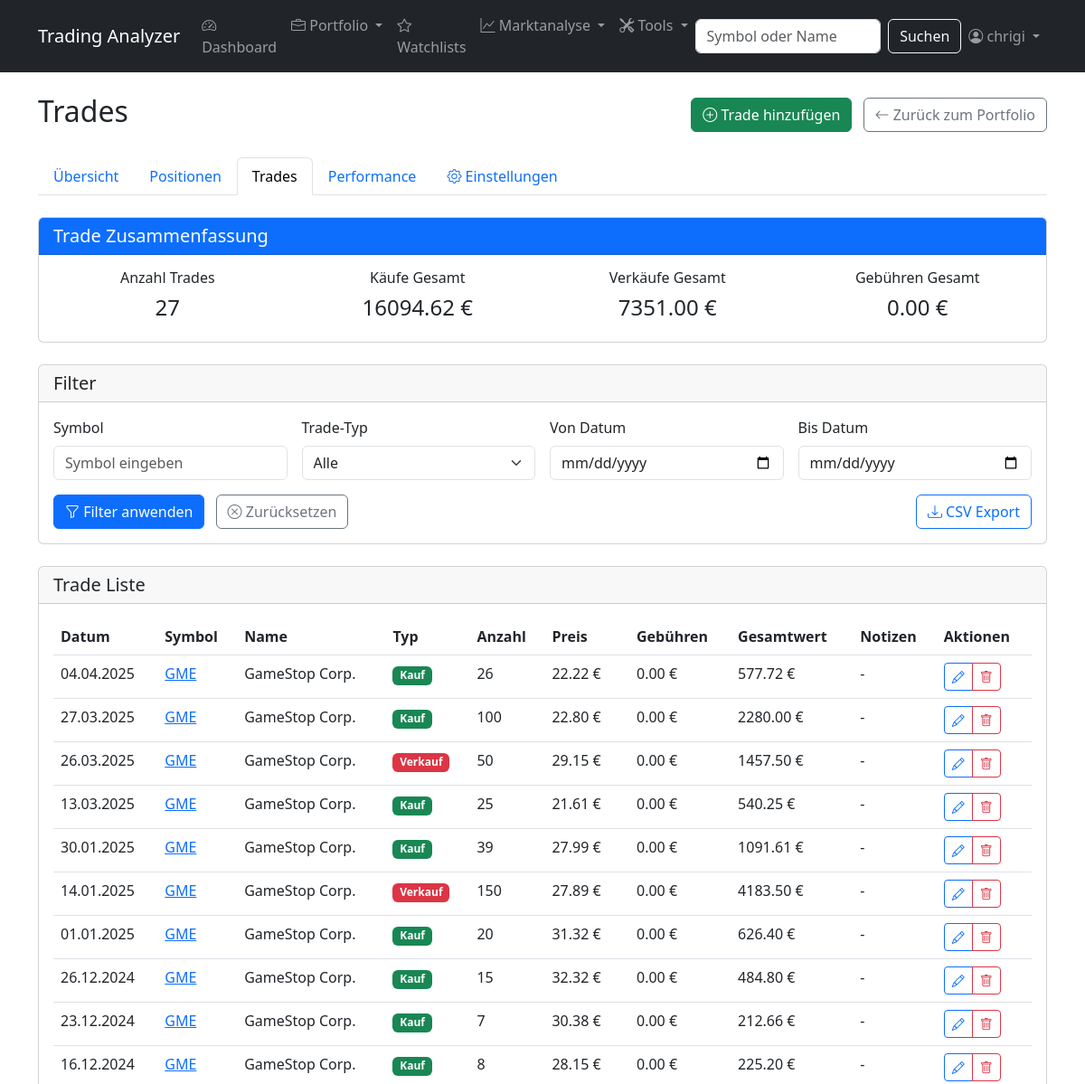
/portfolio/1/trades/ (signed in, upper part), run on an earlier commit of the app's database.
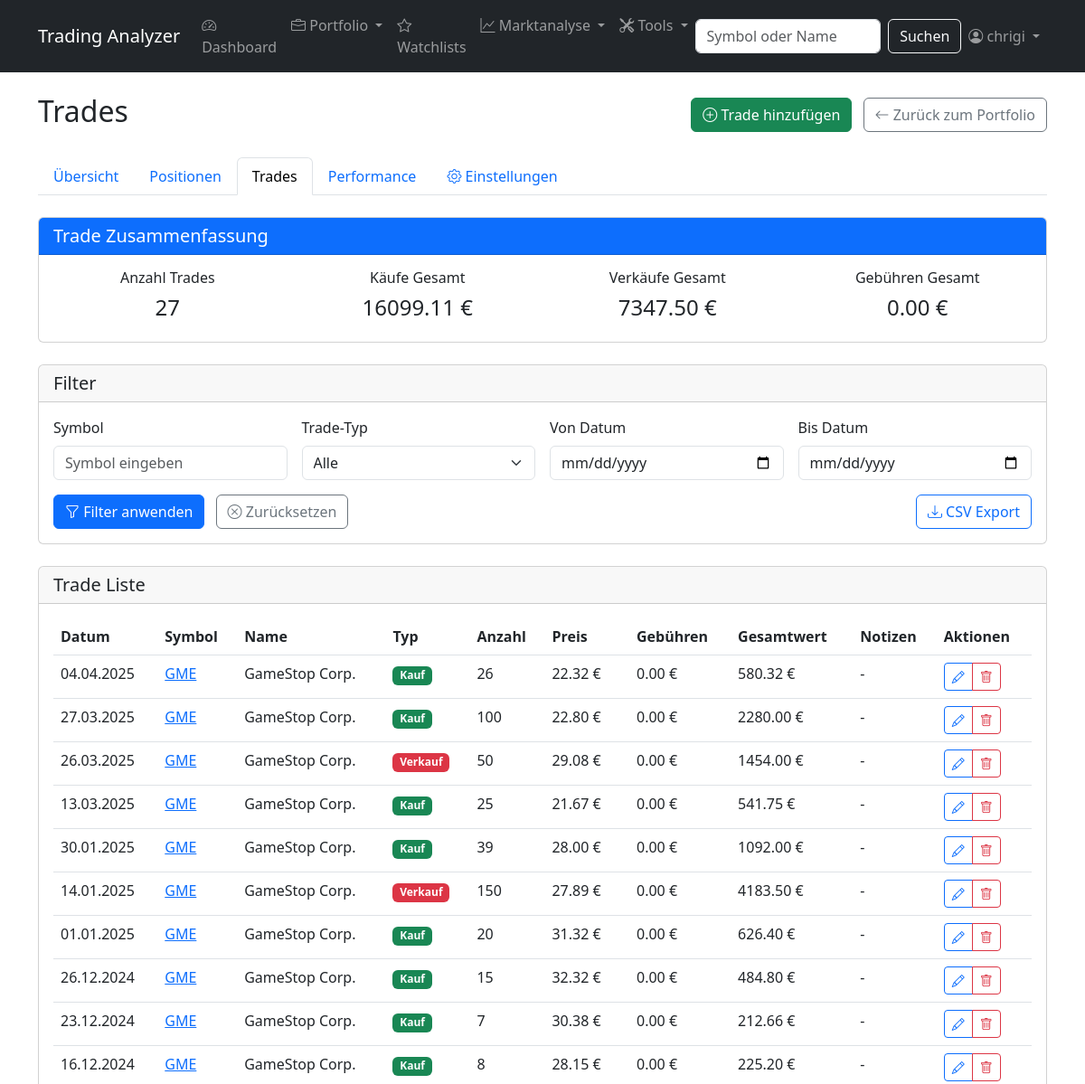
And on a later commit of the database.
### stock_analyzer/models.py (models this page shows, shortened)
class Trade(models.Model):
    TRADE_TYPES = (
        ('BUY', 'Buy'),
        ('SELL', 'Sell'),
        ('DIVIDEND', 'Dividend'),
        ('SPLIT', 'Stock Split'),
        ('TRANSFER_IN', 'Transfer In'),
        ('TRANSFER_OUT', 'Transfer Out'),
    )
    portfolio = models.ForeignKey(Portfolio, on_delete=models.CASCADE, related_name='trades')
    stock = models.ForeignKey(Stock, on_delete=models.CASCADE, related_name='trades')
    trade_type = models.CharField(max_length=15, choices=TRADE_TYPES)
    date = models.DateField()
    shares = models.DecimalField(max_digits=10, decimal_places=4)
    price = models.DecimalField(max_digits=10, decimal_places=2)
    fees = models.DecimalField(max_digits=8, decimal_places=2, default=0)
    total_value = models.DecimalField(max_digits=12, decimal_places=2)
    notes = models.TextField(blank=True, null=True)
    created_at = models.DateTimeField(auto_now_add=True)

class Stock(models.Model):
    symbol = models.CharField(max_length=10, unique=True)
    name = models.CharField(max_length=100)
    sector = models.CharField(max_length=100, null=True, blank=True)
    last_updated = models.DateTimeField(auto_now=True)

### stock_analyzer/views.py (the view)
# urls.py: path('portfolio/<int:portfolio_id>/trades/', views.trade_list, name='trade_list'),
@login_required
def trade_list(request, portfolio_id):
    portfolio = get_object_or_404(Portfolio, id=portfolio_id, user=request.user)
    trades = portfolio.trades.select_related('stock').order_by('-date', '-created_at')
    total_buy_value = sum(trade.total_value for trade in trades if trade.trade_type == 'BUY')
    total_sell_value = sum(trade.total_value for trade in trades if trade.trade_type == 'SELL')
    total_fees = sum(trade.fees for trade in trades)
    context = {
        'portfolio': portfolio,
        'trades': trades,
        'total_buy_value': total_buy_value,
        'total_sell_value': total_sell_value,
        'total_fees': total_fees
    }
    return render(request, 'stock_analyzer/portfolio/trade_list.html', context)

### stock_analyzer/templates/stock_analyzer/portfolio/trade_list.html (shortened to what the changed rows need)
{% extends 'stock_analyzer/base.html' %}
{% block content %}
<div class="d-flex justify-content-between align-items-center mb-4">
    <h2>Trades</h2>
</div>
<div class="card mb-4">
    <div class="card-body">
        <div class="row text-center">
            <div class="col-md-3">
                <h6>Käufe Gesamt</h6>
                <h4>{{ total_buy_value|floatformat:2 }} €</h4>
            </div>
            <div class="col-md-3">
                <h6>Verkäufe Gesamt</h6>
                <h4>{{ total_sell_value|floatformat:2 }} €</h4>
            </div>
        </div>
    </div>
</div>
<div class="card">
    <div class="card-body">
        {% if trades %}
            <div class="table-responsive">
                <table class="table table-hover" id="tradesTable">
                    <thead>
                        <tr>
                            <th>Datum</th>
                            <th>Symbol</th>
                            <th>Name</th>
                            <th>Typ</th>
                            <th>Anzahl</th>
                            <th>Preis</th>
                            <th>Gebühren</th>
                            <th>Gesamtwert</th>
                            <th>Notizen</th>
                            <th>Aktionen</th>
                        </tr>
                    </thead>
                    <tbody>
                        {% for trade in trades %}
                            <tr class="trade-row"
                                data-symbol="{{ trade.stock.symbol }}"
                                data-type="{{ trade.trade_type }}"
                                data-date="{{ trade.date|date:'Y-m-d' }}">
                                <td>{{ trade.date|date:"d.m.Y" }}</td>
                                <td><a href="{% url 'stock_detail' trade.stock.symbol %}">{{ trade.stock.symbol }}</a></td>
                                <td>{{ trade.stock.name }}</td>
                                <td>
                                    {% if trade.trade_type == 'BUY' %}
                                        <span class="badge bg-success">Kauf</span>
                                    {% elif trade.trade_type == 'SELL' %}
                                        <span class="badge bg-danger">Verkauf</span>
                                    {% elif trade.trade_type == 'DIVIDEND' %}
                                        <span class="badge bg-info">Dividende</span>
                                    {% elif trade.trade_type == 'SPLIT' %}
                                        <span class="badge bg-warning">Split</span>
                                    {% elif trade.trade_type == 'TRANSFER_IN' %}
                                        <span class="badge bg-primary">Übertrag ein</span>
                                    {% elif trade.trade_type == 'TRANSFER_OUT' %}
                                        <span class="badge bg-secondary">Übertrag aus</span>
                                    {% endif %}
                                </td>
                                <td>{{ trade.shares|floatformat:0 }}</td>
                                <td>{{ trade.price|floatformat:2 }} €</td>
                                <td>{{ trade.fees|floatformat:2 }} €</td>
                                <td>{{ trade.total_value|floatformat:2 }} €</td>
                                <td>
                                    {% if trade.notes %}
                                        <span class="d-inline-block text-truncate" style="max-width: 150px;"
                                              data-bs-toggle="tooltip" title="{{ trade.notes }}">
                                            {{ trade.notes }}
                                        </span>
                                    {% else %}
                                        -
                                    {% endif %}
                                </td>
                                <td>
                                    <div class="btn-group">
                                        <a href="{% url 'trade_edit' trade.id %}" class="btn btn-sm btn-outline-primary">
                                            <i class="bi bi-pencil"></i>
                                        </a>
                                        <a href="{% url 'trade_delete' trade.id %}" class="btn btn-sm btn-outline-danger">
                                            <i class="bi bi-trash"></i>
                                        </a>
                                    </div>
                                </td>
                            </tr>
                        {% endfor %}
                    </tbody>
                </table>
            </div>
        {% endif %}
    </div>
</div>
{% endblock %}

What changed in the data, as far as the page shows it:
changed Trade (number 1 of 10 on the later page): price "22.22" → "22.32"; total_value "577.72" → "580.32"
changed Trade (number 3 of 10 on the later page): price "29.15" → "29.08"; total_value "1457.50" → "1454.00"
changed Trade (number 4 of 10 on the later page): price "21.61" → "21.67"; total_value "540.25" → "541.75"
changed Trade (number 5 of 10 on the later page): price "27.99" → "28.00"; total_value "1091.61" → "1092.00"
Also different on the page:
{{ total_buy_value|floatformat:2 }}: "16094.62" → "16099.11"
{{ total_sell_value|floatformat:2 }}: "7351.00" → "7347.50"
